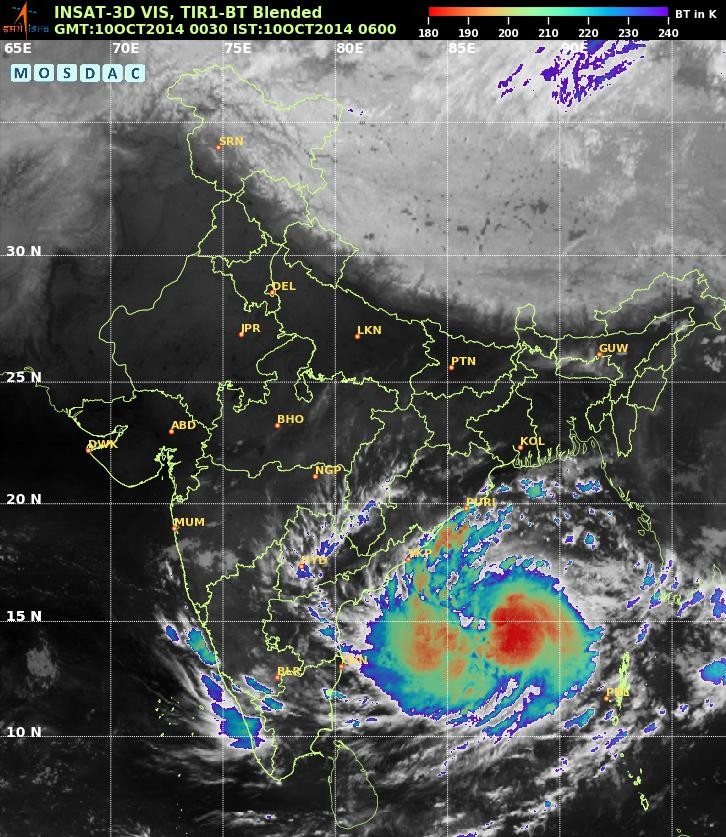
#> input picture Histogram_Matching/hist/10OCT2014-0030.jpg, 726 x 837 px
$ jupyter execute 'Histogram matching.ipynb'
#> lines starting #> are read from the running program, lines starting #| are printed output that depends on the picture; long printed decimals are rounded
[cell 1]
import cv2
import glob
import numpy as np
import matplotlib.pyplot as plt

[cell 2]
image = cv2.imread('10OCT2014-0030.jpg')
#> image is the input picture: shape (837, 726, 3); mean B, G, R 90.3, 92.3, 88.9

[cell 3]
cyclone_image = image[500:,200:,:]
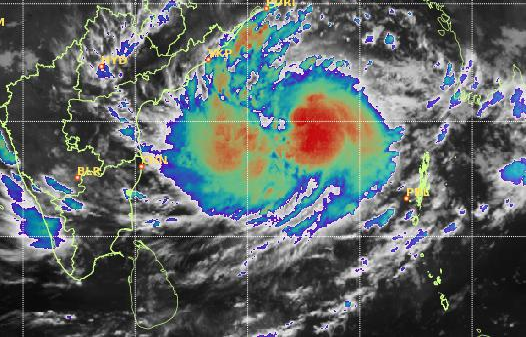
#> cyclone_image: shape (337, 526, 3); mean B, G, R 101.6, 102.2, 93.5

[cell 4]
kernel1 = np.ones( (3,3), dtype=np.uint8 )
erode_img1 = cv2.erode(cyclone_image,kernel1,iterations=2)
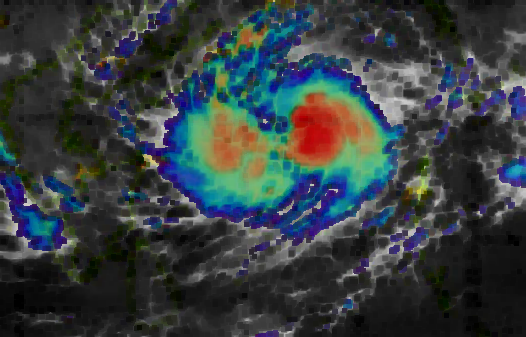
#> erode_img1: shape (337, 526, 3); mean B, G, R 63.9, 62.3, 54.2
dil_img1 = cv2.dilate(erode_img1,kernel1,iterations=1)
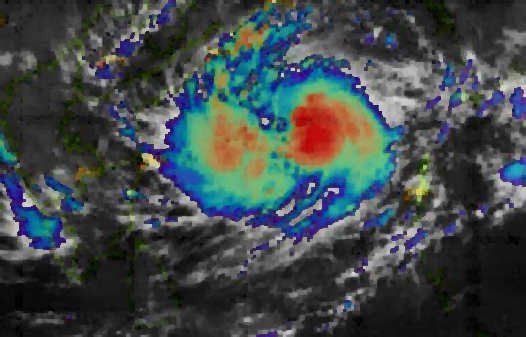
#> dil_img1: shape (337, 526, 3); mean B, G, R 72.8, 72.4, 63.9

[cell 5]
gray_test_image = cv2.cvtColor(dil_img1, cv2.COLOR_BGR2GRAY)
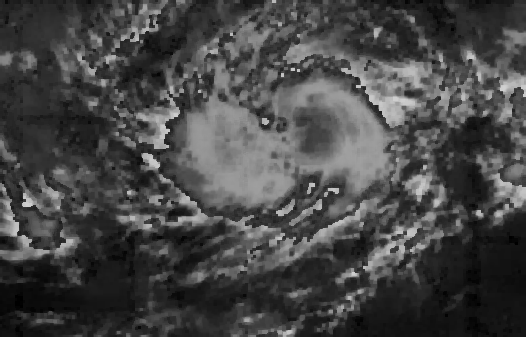
#> gray_test_image: shape (337, 526); min 0, max 209, mean 69.9

[cell 6]
scaled_gray_image = cv2.convertScaleAbs(gray_test_image, alpha=1.12, beta=-20)

[cell 7]
def Hist(image):
    H = np.zeros(shape=256)
    s = image.shape
#> s = (337, 526)
    for i in range(s[0]):
        for j in range(s[1]):
            k = image[i,j]
            H[k] += 1
#> after the loop, H = 256 values, max 3535 at index 2, min 0 at index 22, mean 692.4
    return H

[cell 8]
hist_test_image = Hist(scaled_gray_image)
#> hist_test_image has the same summary as H in Hist

[cell 9]
plt.plot(hist_test_image)
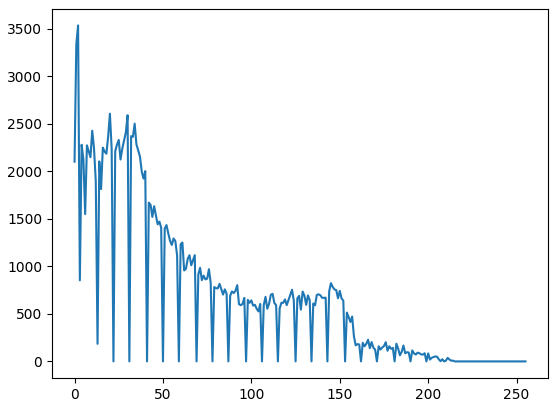
#> figure drawn by matplotlib, 1 panel; curve peaks at x = 2, y = 3535

[cell 10]
all_hist =[]
file_Name = []

[cell 11]
for image in glob.glob('Histogram_scaled_gray_Dataset/*'):
    saved = cv2.imread(image)
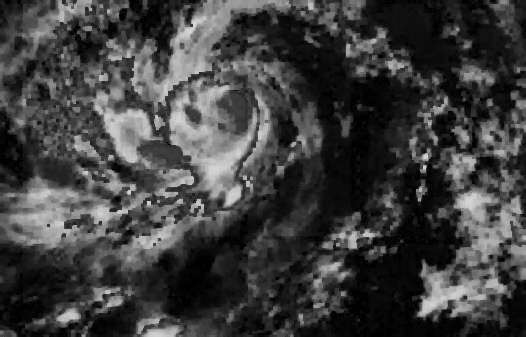
#> input picture Histogram_Matching/hist/Histogram_scaled_gray_Dataset/01-05-2019  030000.jpg, 526 x 337 px
#> saved is the input picture: shape (337, 526, 3); min 0, max 219, mean 62.4
    hist_saved = Hist(saved)
#> hist_saved = 256 values, max 3140 at index 10, min 0 at index 218, mean 692.4
    all_hist.append(hist_saved)
    file_Name.append(image[30:])

[cell 12]
all_hist

# Matching

[cell 13]
matching = 0
for i in range(len(all_hist)):
    hist_list = all_hist[i]
    relation = np.corrcoef(hist_test_image,hist_list)
    if (relation[0,1]>matching):
        matching = relation[0,1]
        file = file_Name[i]
#> this loop made 3 passes
#> (relation, matching, file) on pass 1: ([[1, 0.86], [0.86, 1]], 0.86, '01-05-2019  030000.jpg')
#> relation on passes 2 to 3: [[1, 0.817], [0.817, 1]], [[1, 0.85], [0.85, 1]]
#> after the loop, matching = 0.86
    #print(relation[0,1])
print(matching)
#| 0.8597
print(file)
#| 01-05-2019  030000.jpg

percentage_corr = matching
#> percentage_corr = 0.86
file_name_matched = file
#> file_name_matched = '01-05-2019  030000.jpg'

[cell 14]
import pandas as pd

[cell 15]
data_all_hist = pd.DataFrame(all_hist)
#> data_all_hist = table of 3 rows and 256 columns

[cell 16]
data_all_hist
#> Out = table of 3 rows and 256 columns

[cell 17]
data_file_name = pd.DataFrame(file_Name)

[cell 18]
data_all_hist.to_csv('Histogram_datas.csv')

[cell 19]
data_file_name.to_csv('Histogrm_file_names.csv')

# Time Taking

[cell 20]
matching = 0
f = ''
for image in glob.glob('Histogram_scaled_gray_Dataset/*'):
    saved = cv2.imread(image)
    hist_saved = Hist(saved)

    relation = np.corrcoef(hist_test_image,hist_saved)
#> relation = [[1, 0.86], [0.86, 1]]
    if (relation[0,1]>matching):
        matching = relation[0,1]
        f = image[30:]
    print(relation[0,1])
#| 0.8597
print(matching)
#| 0.8597
print(f)

[cell 21]
u = pd.read_csv('Histogram_datas.csv')
#> (reads Histogram_Matching/hist/Histogram_datas.csv from the repository)

[cell 22]
u = np.array(u)

[cell 23]
u

[cell 24]
v = pd.read_csv('Histogrm_file_names.csv')
#> (reads Histogram_Matching/hist/Histogrm_file_names.csv from the repository)

[cell 25]
v = np.array(v).flatten()

[cell 26]
v

[cell 27]
percentage_corr
#> Out = 0.86

[cell 28]
file_name_matched
#> Out = '01-05-2019  030000.jpg'

[cell 29]
intensity = pd.read_csv('cyclone_intensity_data.csv')
#> (reads Histogram_Matching/hist/cyclone_intensity_data.csv from the repository)

[cell 30]
intensity

[cell 31]
for j in range(len(intensity)):
    if (intensity.iloc[j]['ISO_TIME'] == file_name_matched[:18]):
        print(intensity.iloc[j]['ISO_TIME'])
        print('Wind Speed = '+str(intensity.iloc[j]['WMO_WIND']) +'kt'+ ', Wind Pressure = '+ str(intensity.iloc[j]['WMO_PRES'] )+'mb')

[cell 32]
intensity.iloc[30]['ISO_TIME'] == file_name_matched[:18]
#> Out = True

[cell 33]
len(file_name_matched)
#> Out = 22

[cell 34]
file_name_matched[:18]
#> Out = '01-05-2019  030000'
